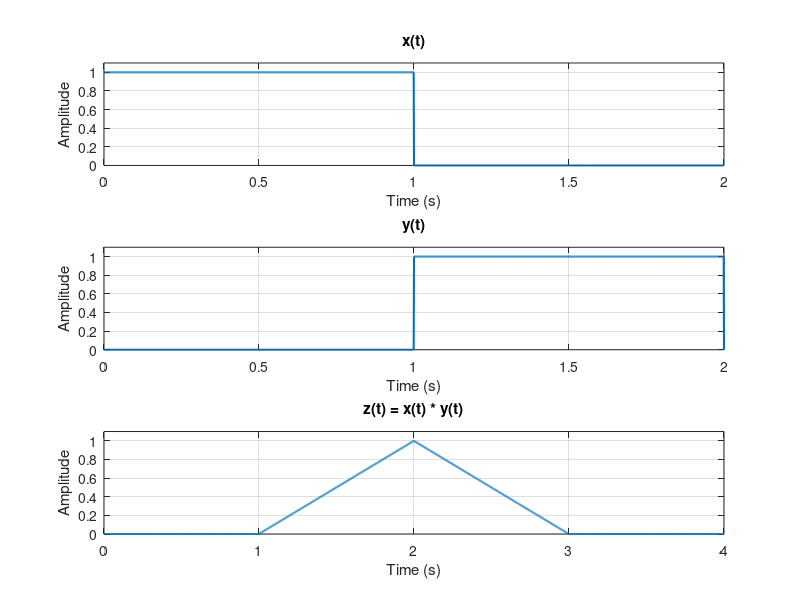

Write MATLAB code to recreate this figure.
%% *Basics of Signal Processing - Convolution and Filter Operators*
%% Clear the workspace
close all;
clear;
clc;

%% Convolution Operator
% The convolution operator is a very important operator in signal processing.
% It is used to filter signals and to find the impulse response of systems.
% The convolution of two signals $x(t)$ and $y(t)$ is defined as
%
% $$x(t) * y(t) = \int_{-\infty}^{\infty} x(\tau) y(t-\tau) d\tau$$
%
% * The convolution operator is commutative, i.e. $x(t) * y(t) = y(t) * x(t)$.
% * It is also associative, i.e. $(x(t) * y(t)) * z(t) = x(t) * (y(t) * z(t))$.
% * The convolution operator is linear, i.e. $a x(t) * y(t) + b z(t) * y(t) = a (x(t) + b z(t)) * y(t)$.
%
% The convolution operator is implemented in MATLAB as |conv|.
% The following example shows the convolution of two rectangular pulses.
fs = 1000; % Sampling frequency
Ts = 1 / fs; % Sampling time
t = 0:Ts:2; % Time axis
xt = rectpuls(t - 0.5, 1); % Rectangular pulse x(t)
yt = rectpuls(t - 1.5, 1); % Rectangular pulse y(t)
zt = conv(xt, yt) * Ts; % Convolution of xt and yt
tz = 0:Ts:4; % Time axis
figure('Name', 'Convolution Operator');
subplot(3, 1, 1);
plot(t, xt, 'LineWidth', 1.5);
title('x(t)');
xlabel('Time (s)');
ylabel('Amplitude');
ylim([0 1.1]);
grid on;
subplot(3, 1, 2);
plot(t, yt, 'LineWidth', 1.5);
title('y(t)');
xlabel('Time (s)');
ylabel('Amplitude');
ylim([0 1.1]);
grid on;
subplot(3, 1, 3);
plot(tz, zt, 'LineWidth', 1.5);
title('z(t) = x(t) * y(t)');
xlabel('Time (s)');
ylabel('Amplitude');
ylim([0 1.1]);
grid on;

%% Convolution of Signals with Different Lengths
% |conv| function in MATLAB has another syntax which is |conv(x, y, 'same')|.
% This syntax returns the central part of the convolution with the same length
% as the first input signal.
% The following example shows the convolution of two rectangular pulses with
% different lengths.

%% Filter Operator
% * The filter operator is a special case of the convolution operator.
% It is used to filter signals.
% * It is defined in MATLAB as |filter(b, a, x)| where |b| and |a| are the
% coefficients of the numerator and denominator of the transfer function of
% the filter respectively.
% * To create a moving average filter, the numerator coefficients are set to
% $b = \frac{1}{N} \left[1, 1, \ldots, 1\right]$ and the denominator
% coefficients are set to $a = 1$.
% * The |filter| function excludes the transient response of the filter
% from the output signal and the phase of the output signal is not affected.
